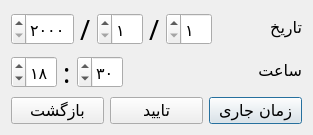
<?xml version="1.0" encoding="UTF-8"?>
<ui version="4.0">
 <class>DateTimeDialog</class>
 <widget class="QDialog" name="DateTimeDialog">
  <property name="geometry">
   <rect>
    <x>0</x>
    <y>0</y>
    <width>265</width>
    <height>180</height>
   </rect>
  </property>
  <property name="font">
   <font>
    <family>B Nazanin</family>
    <pointsize>12</pointsize>
   </font>
  </property>
  <property name="windowTitle">
   <string>تاریخ و ساعت</string>
  </property>
  <property name="layoutDirection">
   <enum>Qt::RightToLeft</enum>
  </property>
  <property name="locale">
   <locale language="Persian" country="Iran"/>
  </property>
  <layout class="QVBoxLayout" name="verticalLayout">
   <property name="sizeConstraint">
    <enum>QLayout::SetFixedSize</enum>
   </property>
   <item>
    <layout class="QFormLayout" name="flay_datetime">
     <item row="0" column="0">
      <widget class="QLabel" name="label">
       <property name="text">
        <string>تاریخ</string>
       </property>
      </widget>
     </item>
     <item row="1" column="0">
      <widget class="QLabel" name="label_2">
       <property name="text">
        <string>ساعت</string>
       </property>
      </widget>
     </item>
     <item row="0" column="1">
      <layout class="QHBoxLayout" name="horizontalLayout_2">
       <item>
        <spacer name="horizontalSpacer_2">
         <property name="orientation">
          <enum>Qt::Horizontal</enum>
         </property>
         <property name="sizeHint" stdset="0">
          <size>
           <width>40</width>
           <height>20</height>
          </size>
         </property>
        </spacer>
       </item>
       <item>
        <widget class="QSpinBox" name="spn_day">
         <property name="minimum">
          <number>1</number>
         </property>
         <property name="maximum">
          <number>31</number>
         </property>
        </widget>
       </item>
       <item>
        <widget class="QLabel" name="label_4">
         <property name="font">
          <font>
           <pointsize>20</pointsize>
          </font>
         </property>
         <property name="text">
          <string>/</string>
         </property>
        </widget>
       </item>
       <item>
        <widget class="QSpinBox" name="spn_month">
         <property name="minimum">
          <number>1</number>
         </property>
         <property name="maximum">
          <number>12</number>
         </property>
        </widget>
       </item>
       <item>
        <widget class="QLabel" name="label_3">
         <property name="font">
          <font>
           <pointsize>20</pointsize>
          </font>
         </property>
         <property name="text">
          <string>/</string>
         </property>
        </widget>
       </item>
       <item>
        <widget class="QSpinBox" name="spn_year">
         <property name="minimum">
          <number>2000</number>
         </property>
         <property name="maximum">
          <number>2050</number>
         </property>
        </widget>
       </item>
      </layout>
     </item>
     <item row="1" column="1">
      <layout class="QHBoxLayout" name="horizontalLayout_3">
       <item>
        <spacer name="horizontalSpacer">
         <property name="orientation">
          <enum>Qt::Horizontal</enum>
         </property>
         <property name="sizeHint" stdset="0">
          <size>
           <width>40</width>
           <height>20</height>
          </size>
         </property>
        </spacer>
       </item>
       <item>
        <widget class="QSpinBox" name="spn_minute">
         <property name="maximum">
          <number>59</number>
         </property>
         <property name="value">
          <number>30</number>
         </property>
        </widget>
       </item>
       <item>
        <widget class="QLabel" name="label_5">
         <property name="font">
          <font>
           <pointsize>20</pointsize>
          </font>
         </property>
         <property name="text">
          <string>:</string>
         </property>
        </widget>
       </item>
       <item>
        <widget class="QSpinBox" name="spn_hour">
         <property name="maximum">
          <number>23</number>
         </property>
         <property name="value">
          <number>18</number>
         </property>
        </widget>
       </item>
      </layout>
     </item>
    </layout>
   </item>
   <item>
    <layout class="QHBoxLayout" name="hlay_buttons">
     <item>
      <widget class="QPushButton" name="btn_now">
       <property name="text">
        <string>زمان جاری</string>
       </property>
      </widget>
     </item>
     <item>
      <widget class="QPushButton" name="btn_confirm">
       <property name="text">
        <string>تایید</string>
       </property>
      </widget>
     </item>
     <item>
      <widget class="QPushButton" name="btn_return">
       <property name="text">
        <string>بازگشت</string>
       </property>
      </widget>
     </item>
    </layout>
   </item>
  </layout>
 </widget>
 <resources/>
 <connections/>
</ui>
